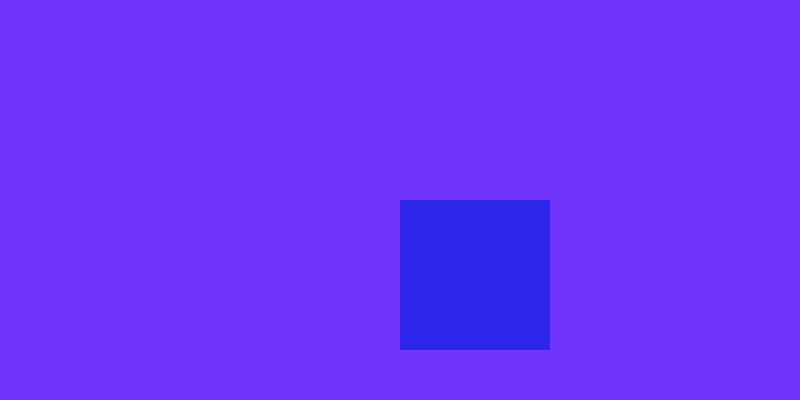
Frame 1 (no input)
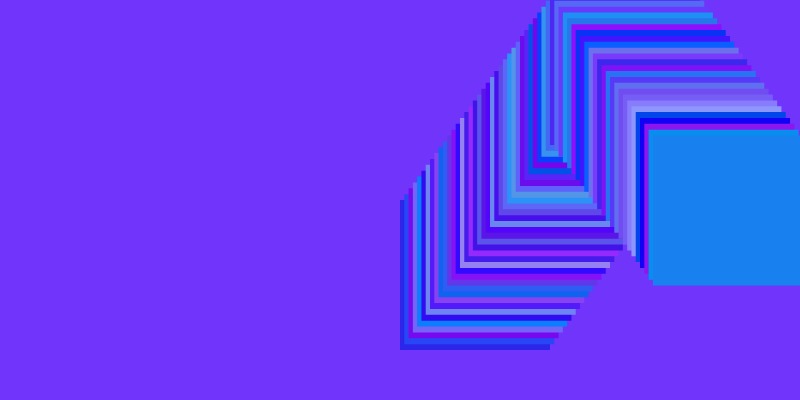
Frame 60 (no input)
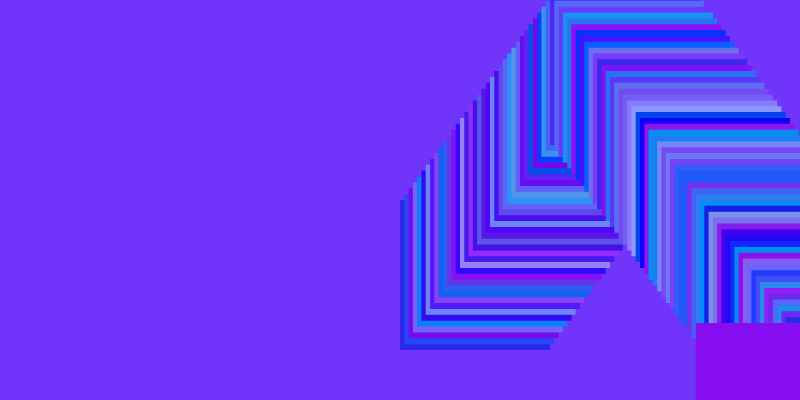
Frame 120 (the mouse pressed at the canvas centre since frame 60)

The p5.js sketch that drew these frames (run headless with seeded random() and noise() and a simulated clock; from frame 60 on, the mouse is pressed at the canvas centre):

// p5.js sketch
// ── sketch.js
let posX
let posY
let velX
let velY

function setup(){
	createCanvas(800, 400)
	posX = width/2
	posY = height/2
	velX = random(-10, 10)
	velY = random(-10, 10)

	background(random(150), random(150), random(230, 255))
}

function draw(){
noStroke()
fill(random(150), random(150), random(230, 255))

rect(posX, posY, 150, 150)
posX = posX + velX
posY = posY + velY

if (posX >= width) velX = -velX
if (posX <= 0) velX = -velX

if (posY >= height) velY = -velY
if (posY <= 0) velY = -velY
}
